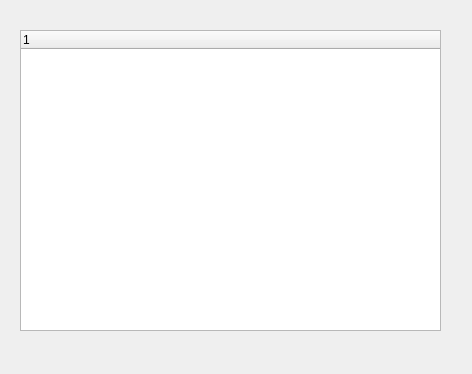
<?xml version="1.0" encoding="UTF-8"?>
<ui version="4.0">
 <class>Widget</class>
 <widget class="QWidget" name="Widget">
  <property name="geometry">
   <rect>
    <x>0</x>
    <y>0</y>
    <width>472</width>
    <height>374</height>
   </rect>
  </property>
  <property name="windowTitle">
   <string>Widget</string>
  </property>
  <widget class="QTreeWidget" name="treeWidget">
   <property name="geometry">
    <rect>
     <x>20</x>
     <y>30</y>
     <width>421</width>
     <height>301</height>
    </rect>
   </property>
   <column>
    <property name="text">
     <string notr="true">1</string>
    </property>
   </column>
  </widget>
 </widget>
 <layoutdefault spacing="6" margin="11"/>
 <resources/>
 <connections/>
</ui>
